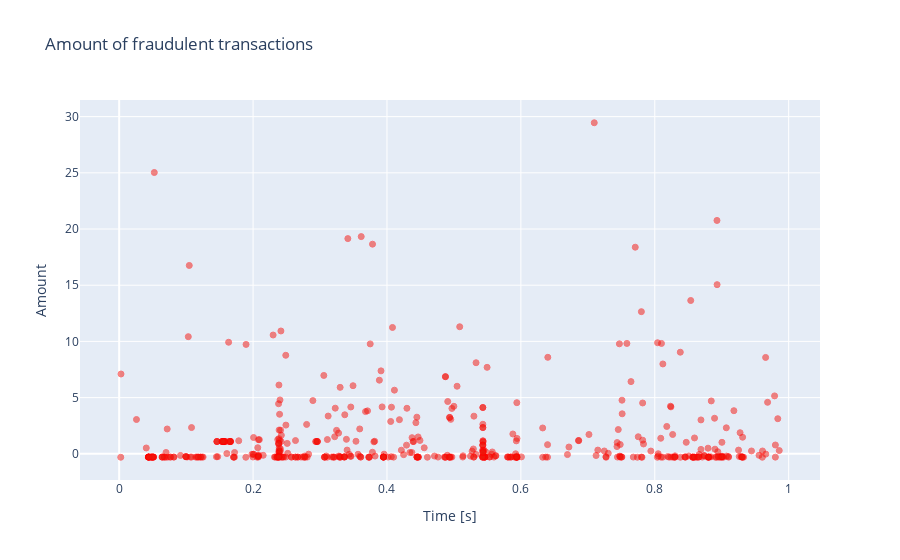

Source (notebook cell):
### Code cell
fraud = new_df.loc[new_df['Class'] == 1]

trace = go.Scatter(
    x = fraud['Time'],y = fraud['Amount'],
    name="Amount",
     marker=dict(
                color='rgb(238,23,11)',
                line=dict(
                    color='red',
                    width=1),
                opacity=0.5,
            ),
    text= fraud['Amount'],
    mode = "markers"
)
data = [trace]
layout = dict(title = 'Amount of fraudulent transactions',
          xaxis = dict(title = 'Time [s]', showticklabels=True), 
          yaxis = dict(title = 'Amount'),
          hovermode='closest'
         )
fig = dict(data=data, layout=layout)
iplot(fig, filename='fraud-amount')

### Figure 1 — Plotly figure (JSON) as saved in the notebook; plotly's stock layout.template omitted (floating-point values rounded to 4 significant figures; data arrays with more than 128 entries replaced by an {"elided": "..."} marker saying what was removed)
{"data": [{"marker": {"color": "rgb(238,23,11)", "line": {"color": "red", "width": 1}, "opacity": 0.5}, "mode": "markers", "name": "Amount", "text": {"elided": "492 float values"}, "type": "scatter", "x": {"elided": "492 float values"}, "y": {"elided": "492 float values"}}], "layout": {"hovermode": "closest", "title": {"text": "Amount of fraudulent transactions"}, "xaxis": {"showticklabels": true, "title": {"text": "Time [s]"}}, "yaxis": {"title": {"text": "Amount"}}}}
